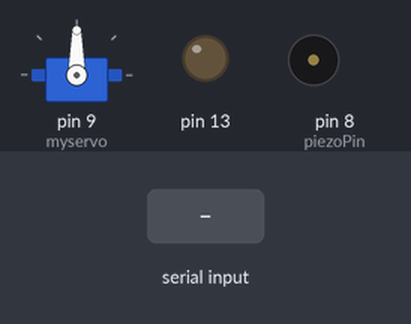
Bench run of a sketch on a simulated Arduino Uno, built with avr-gcc and run on an emulated ATmega328P. Shown: servo, output pins drawn as LEDs (lit = HIGH), buzzer (waves = sounding). Inputs (shaded band) come from the test bench.

Above: at 1.2 s.
1.3 s: "s" received over Serial
At 1.55 s:
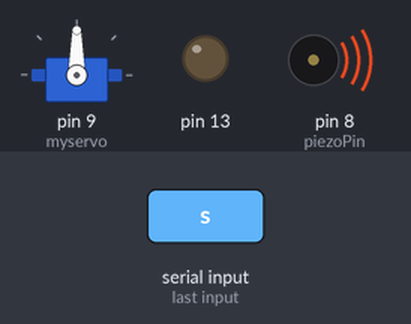
4.3 s: "c" received over Serial
At 5.0 s:
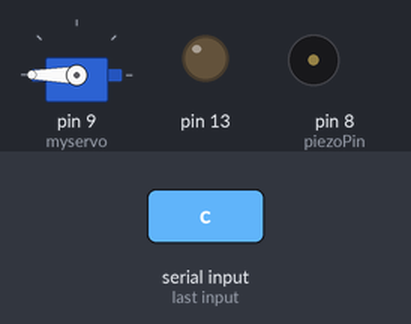
5.8 s: "s" received over Serial
At 6.05 s:
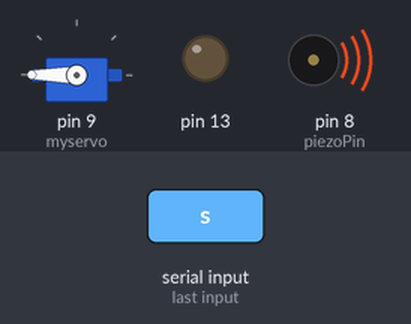
8.8 s: "o" received over Serial
At 9.05 s:
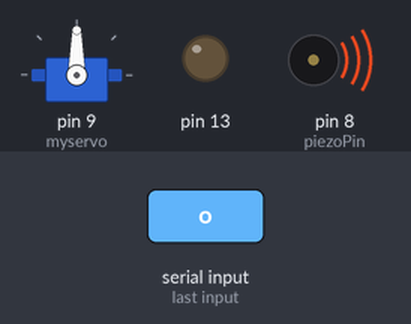
Timing chart, 0 to 11.8 s (numbered marks = the images above; inputs shaded):
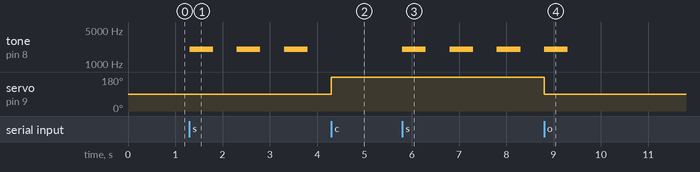

The sketch:

F7DKYIIHYZX8XQG.ino
```cpp
// OPEN AND CLOSE AARDUINO SERVO

#include <Servo.h>
#include <SoftwareSerial.h>


char blueToothVal;           //value sent over via bluetooth
char lastValue;              //stores last state of device (on/off)

int LED = 13;     // Most Arduino boards have an onboard LED on pin 13
Servo myservo;    // Create servo object to control the servo
SoftwareSerial BLE_Shield(4,5);
bool makeSound;
int soundTimes;


//Specify digital pin on the Arduino that the positive lead of piezo buzzer is attached.
int piezoPin = 8;

void setup()
{
 Serial.begin(9600);
 pinMode(13,OUTPUT);

  myservo.attach(9);        // Attach the servo object to pin 9
  myservo.write(90);         // Initialize servo position to 0

  BLE_Shield.begin(9600);   // Setup the serial port at 9600 bps. This is the BLE Shield default baud rate.
//sound code
  makeSound =false;
  soundTimes = 3;

}


void loop()
{
  if(Serial.available())
  {//if there is data being recieved
    blueToothVal=Serial.read(); //read it
  }
  if (blueToothVal=='c')
  {//if value from bluetooth serial is n
    if (lastValue!='o')
      myservo.write(180);
  }
  else if (blueToothVal=='o')
  {//if value from bluetooth serial is f
    myservo.write(90);
    tone( 8, 2000, 500);

  }else if (blueToothVal=='s')
  {//make a sound
    makeSound = true;
  }

  if(makeSound && soundTimes > 0){
     tone( 8, 2000, 500);
     delay(1000);
     soundTimes -=1;
  }else{
    soundTimes = 3;
    makeSound = false;
    blueToothVal =' ';
  }
 }
```

Measured:
- after the input at 1.3 s, tone on pin 8 (piezoPin): alternates 2000 Hz for 0.50 s and silent for 0.50 s, starting at once
- after the input at 4.3 s, servo on pin 9 (myservo): 90° → 180° at once
- after the input at 5.8 s, tone on pin 8 (piezoPin): alternates 2000 Hz for 0.50 s and silent for 0.50 s, starting at once
- after the input at 8.8 s, tone on pin 8 (piezoPin): silent → 2000 Hz at once, → silent 0.50 s later; servo on pin 9 (myservo): 180° → 90° at once
